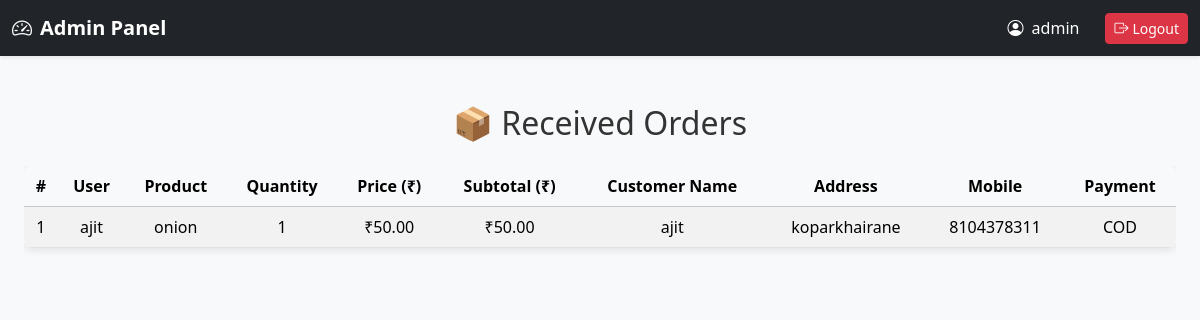
Page /admin/orders (signed in) on the earlier database version.
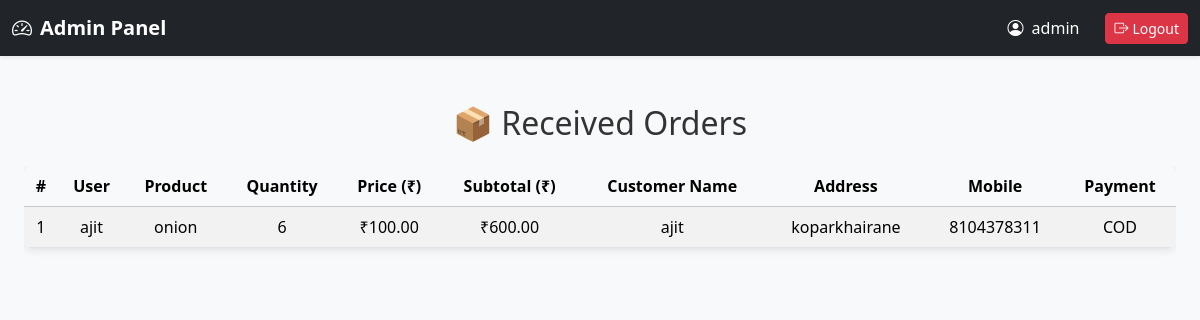
Same page on the later database version.
### app.py (models this page shows)
class Order(db.Model):
    id = db.Column(db.Integer, primary_key=True)
    user_id = db.Column(db.Integer, nullable=False)
    product_id = db.Column(db.Integer, nullable=False)
    quantity = db.Column(db.Integer, default=1)
    customer_name = db.Column(db.String(150))
    address = db.Column(db.Text)
    mobile = db.Column(db.String(15))
    payment_method = db.Column(db.String(20))

class Product(db.Model):
    id = db.Column(db.Integer, primary_key=True)
    name = db.Column(db.String(150), nullable=False)
    price = db.Column(db.Float, nullable=False)
    image = db.Column(db.String(150), nullable=False)
    status = db.Column(db.String(20), nullable=False, default='available')  # available / upcoming

### app.py (the view)
@app.route('/admin/orders')
@admin_required
def admin_orders():
    orders = Order.query.all()
    products = {p.id: p for p in Product.query.all()}
    users = {u.id: u for u in User.query.all()}
    return render_template('admin_orders.html', orders=orders, products=products, users=users)

### app.py (called while the page is built)
@login_manager.user_loader
def load_user(user_id):
    return db.session.get(User, int(user_id))

def admin_required(f):
    @wraps(f)
    def wrapper(*args, **kwargs):
        if not current_user.is_authenticated or not current_user.is_admin:
            flash("Admin access required!", "danger")
            return redirect(url_for('admin_login'))
        return f(*args, **kwargs)
    return wrapper

### templates/admin_orders.html
{% extends 'admin_base.html' %}
{% block content %}
<div class="container mt-5">
    <h2 class="mb-4 text-center">📦 Received Orders</h2>
    {% if orders %}
    <div class="table-responsive">
        <table class="table table-striped table-hover align-middle text-center">
            <thead class="table-light">
                <tr>
                    <th>#</th>
                    <th>User</th>
                    <th>Product</th>
                    <th>Quantity</th>
                    <th>Price (₹)</th>
                    <th>Subtotal (₹)</th>
                    <th>Customer Name</th>
                    <th>Address</th>
                    <th>Mobile</th>
                    <th>Payment</th>
                </tr>
            </thead>
            <tbody>
                {% for order in orders %}
                    {% set p = products.get(order.product_id) %}
                    {% set u = users.get(order.user_id) %}
                    {% if p and u %}
                    <tr>
                        <td>{{ loop.index }}</td>
                        <td>{{ u.username }}</td>
                        <td>{{ p.name }}</td>
                        <td>{{ order.quantity }}</td>
                        <td>₹{{ "%.2f"|format(p.price) }}</td>
                        <td>₹{{ "%.2f"|format(p.price * order.quantity) }}</td>
                        <td>{{ order.customer_name or "-" }}</td>
                        <td>{{ order.address or "-" }}</td>
                        <td>{{ order.mobile or "-" }}</td>
                        <td>{{ order.payment_method or "-" }}</td>
                    </tr>
                    {% endif %}
                {% endfor %}
            </tbody>
        </table>
    </div>
    {% else %}
        <div class="alert alert-info text-center p-4">
            No orders received yet.
        </div>
    {% endif %}
</div>
{% endblock %}

Differences in the rows shown:
changed Order "ajit": quantity "1" → "6"
changed Product "onion": price "50.00" → "100.00"; p.price*order.quantity "50.00" → "600.00"
